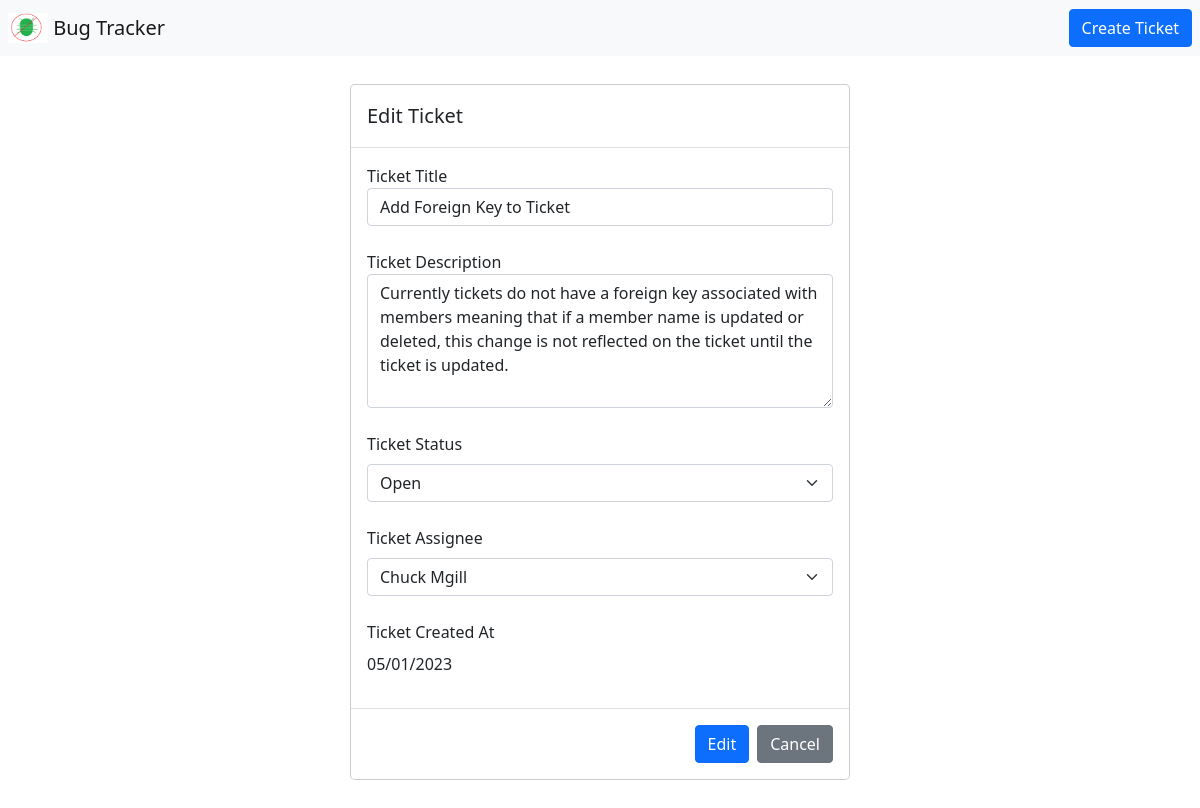
Page /edit_ticket_form/CA-1 on the committed database.
### bug_tracker/src/Core_Model.py (models this page shows, shortened)
class Ticket(db.Model):
    ticket_id = db.Column(db.Integer, primary_key=True)
    ticket_code = db.Column(db.String(255), unique=True, nullable=False)
    ticket_title = db.Column(db.String(20), nullable=False)
    ticket_description = db.Column(db.Text)
    ticket_status = db.Column(db.String(20), nullable=False)
    ticket_assignee = db.Column(db.String(20))
    ticket_created_at = db.Column(DateTime, default=datetime.datetime.now())

### bug_tracker/routes.py (the view)
@app.route('/edit_ticket_form/<ticket_code>')
def edit_ticket_form_get(ticket_code):
    return render_template("Edit_Ticket_Form.html", model=get_edit_ticket_model(ticket_code))

### bug_tracker/routes.py (called while the page is built)
def get_edit_ticket_model(ticket_code):
    id = int(ticket_code.split('-')[1])
    return {'members': Member.query.all(), 'ticket': Ticket.query.get_or_404(id)}

### bug_tracker/templates/Edit_Ticket_Form.html (shortened to what this page needs)
{% extends "Base.html" %}
{% block content %}
    <form action="{{ url_for('edit_ticket_form_post', ticket_code=model.ticket.ticket_code) }}" method="POST">
        <div class="modal-dialog">
            <div class="modal-content">
                <div class="modal-header">
                    <h5 class="modal-title" id="Edit_Ticket_Modal_Label">Edit Ticket</h5>
                </div>
                <div class="modal-body">
                    <div class="form-group">
                        <label>Ticket Title</label>
                        <input type="input" class="form-control" placeholder="Title" name="ticket_title" value="{{model.ticket.ticket_title}}">
                    </div>
                    <br/>
                    <div class="form-group">
                        <label>Ticket Description</label>
                        <textarea class="form-control"rows="5" name="ticket_description">{{model.ticket.ticket_description}}</textarea>
                    </div>
                    <br/>
                    <div class="form-group">
                        <label class="form-label">Ticket Status</label>
                        <select class="form-select" name="ticket_status">
                            <option {% if model.ticket.ticket_status == 'Open' %} selected {% endif %}>Open</option>
                        </select>
                    </div>
                    <br/>
                    <div class="form-group">
                        <label class="form-label">Ticket Assignee</label>
                        <select class="form-select" name="ticket_assignee">
                            {% for member in model.members %}
                                <option {% if model.ticket.ticket_assignee == member.name %} selected {% endif %}>{{member.member_name}}</option>
                            {% endfor %}
                        </select>
                    </div>
                    <br/>
                    <div class="form-group">
                        <label class="form-label">Ticket Created At</label>
                        <p>{{model.ticket.ticket_created_at.strftime("%d/%m/%Y")}}</p>
                    </div>
                </div>
                <div class="modal-footer">
                    <button type="submit" class="btn btn-primary">Edit</button>
                    <a type="button" class="btn btn-secondary" href="{{ url_for('home_page_get') }}">Cancel</a>
                </div>
            </div>
        </div>
    </form>
{% endblock %}

### rows in the picture
Ticket: ticket_title "Add Foreign Key to Ticket", ticket_description "Currently tickets do not have a foreign key associated with members meaning that if a member name is updated or deleted, this change is not reflected on the ticket until the ticket is updated.", ticket_status "Open", ticket.ticket_created_at "05/01/2023"

### other values in the picture
form field ticket_assignee "Chuck Mgill"
